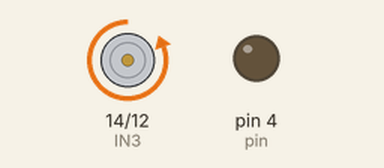
A sketch run on a simulated Arduino Uno, built with avr-gcc and run on an emulated ATmega328P. Shown: motor-driver pin pairs drawn as motors (green arrow = first pin HIGH = forward, orange = second pin HIGH = backward, longer = more drive), output pins drawn as LEDs (lit = HIGH).

Above: at 1.0 s.
At 5.0 s:
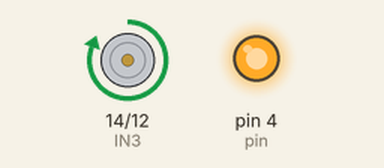
At 7.0 s:
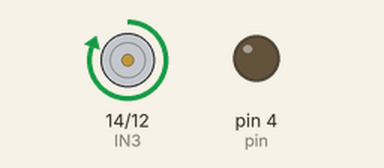
Timing chart, 0 to 10.4 s (numbered marks = the images above):
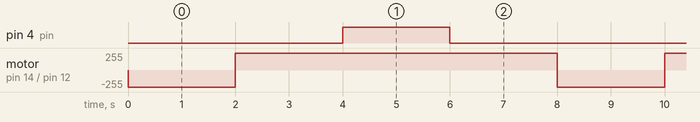

Measured:
- by itself, pin 4 (pin): alternates HIGH for 2.0 s and LOW for 6.0 s
- by itself, motor on pin 14 (IN3) / pin 12 (IN4): alternates forward 255/255 for 6.0 s and backward 255/255 for 2.0 s

The sketch:

sketch_dec28a.ino
```cpp
  //Pines Motor
int IN3 = 14; //D5
int IN4 = 12;  //D6

//pin bomba agua
int pin = 4; //D4

void setup() {
  pinMode(IN3 ,OUTPUT);
  pinMode(IN4 ,OUTPUT);
  pinMode(pin ,OUTPUT);
}

void loop() {
  //motor
  digitalWrite(IN3,LOW);
  digitalWrite(IN4,HIGH);
  delay(2000);
  digitalWrite(IN3,HIGH);
  digitalWrite(IN4,LOW);
  delay(2000);

  digitalWrite(pin,HIGH);
  delay(2000);
  digitalWrite(pin,LOW);
  delay(2000);

}
```
